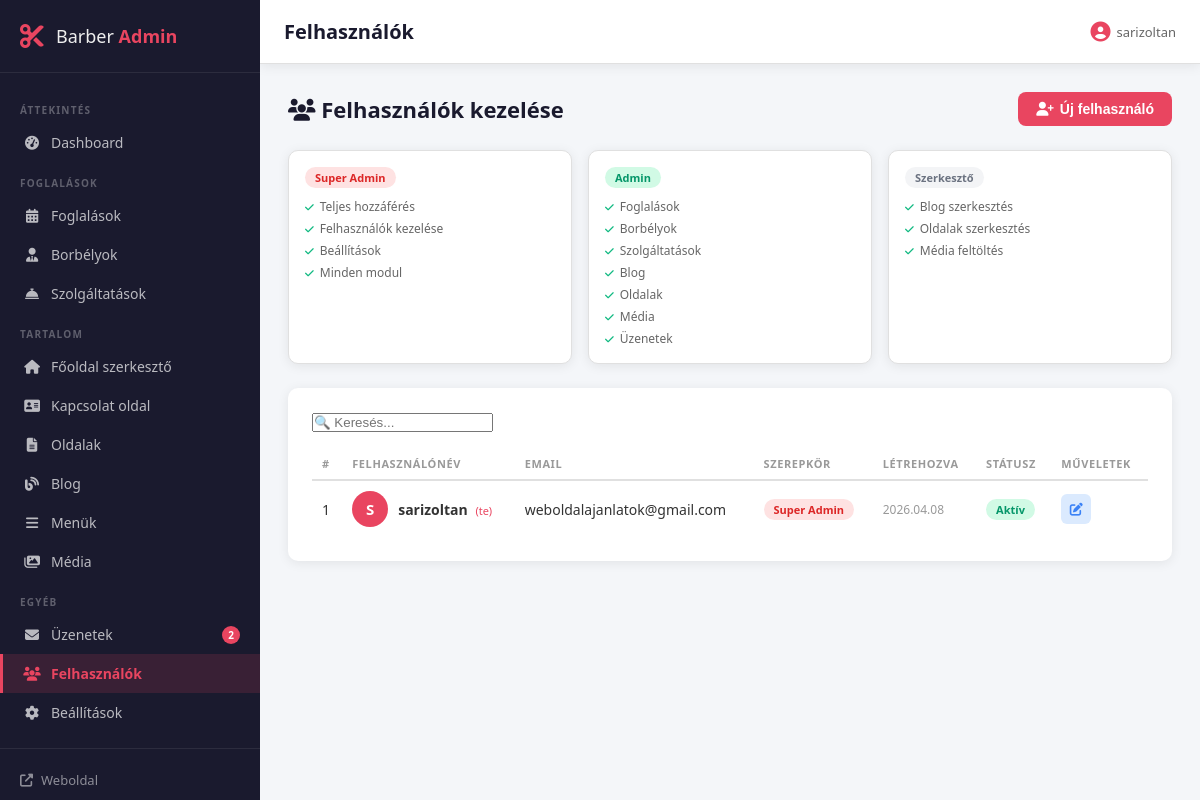
The page /admin/users.php (signed in) on the database its author committed.
### tables this page shows
CREATE TABLE `users` (
  `id` int(11) NOT NULL,
  `username` varchar(50) NOT NULL,
  `password_hash` varchar(255) NOT NULL,
  `email` varchar(100) DEFAULT NULL,
  `role` enum('superadmin','admin','editor') DEFAULT 'admin',
  `active` tinyint(1) NOT NULL DEFAULT 1,
  `created_at` timestamp NOT NULL DEFAULT current_timestamp()
);

### includes/auth.php (called while the page is built, shortened)
<?php
function current_admin(): array {
    return [
        'id'   => $_SESSION['admin_id']   ?? 0,
        'name' => $_SESSION['admin_name'] ?? '',
        'role' => $_SESSION['admin_role'] ?? '',
    ];
}

### includes/functions.php (called while the page is built, shortened)
<?php
function e(?string $str): string {
    return htmlspecialchars((string)($str ?? ''), ENT_QUOTES, 'UTF-8');
}

### admin/users.php (the view, shortened to what this page needs)
<?php
require_once '../includes/db.php';
require_once '../includes/auth.php';
require_once '../includes/functions.php';
$users = $pdo->query("SELECT * FROM users ORDER BY role ASC, username ASC")->fetchAll();
$role_labels = [
    'superadmin' => ['label' => 'Super Admin', 'color' => 'badge-cancelled'],
    'admin'      => ['label' => 'Admin',       'color' => 'badge-confirmed'],
    'editor'     => ['label' => 'Szerkesztő',  'color' => 'badge-draft'],
];
$role_permissions = [
    'superadmin' => ['Teljes hozzáférés', 'Felhasználók kezelése', 'Beállítások', 'Minden modul'],
    'admin'      => ['Foglalások', 'Borbélyok', 'Szolgáltatások', 'Blog', 'Oldalak', 'Média', 'Üzenetek'],
    'editor'     => ['Blog szerkesztés', 'Oldalak szerkesztés', 'Média feltöltés'],
];
$page_title = 'Felhasználók';
require_once 'partials/header.php';
?>
<div class="page-header">
    <h2><i class="fas fa-users"></i> Felhasználók kezelése</h2>
    <button class="btn btn-primary" onclick="openUserModal()">
        <i class="fas fa-user-plus"></i> Új felhasználó
    </button>
</div>
<div class="role-info-grid">
    <?php foreach ($role_permissions as $role => $perms): ?>
    <div class="role-info-card">
        <div class="role-info-header">
            <span class="badge <?= $role_labels[$role]['color'] ?>">
                <?= $role_labels[$role]['label'] ?>
            </span>
        </div>
        <ul class="role-perm-list">
            <?php foreach ($perms as $perm): ?>
                <li><i class="fas fa-check"></i> <?= $perm ?></li>
            <?php endforeach; ?>
        </ul>
    </div>
    <?php endforeach; ?>
</div>
<div class="card">
    <div style="margin-bottom:16px;">
        <input type="text" id="tableSearch" placeholder="🔍 Keresés..." style="max-width:300px;">
    </div>
    <table class="admin-table">
        <thead>
            <tr>
                <th>#</th>
                <th>Felhasználónév</th>
                <th>Email</th>
                <th>Szerepkör</th>
                <th>Létrehozva</th>
                <th>Státusz</th>
                <th>Műveletek</th>
            </tr>
        </thead>
        <tbody>
            <?php foreach ($users as $u): ?>
            <tr>
                <td><?= $u['id'] ?></td>
                <td>
                    <div style="display:flex;align-items:center;gap:10px;">
                        <div class="user-avatar">
                            <?= strtoupper(substr($u['username'], 0, 1)) ?>
                        </div>
                        <div>
                            <strong><?= e($u['username']) ?></strong>
                            <?php if ($u['id'] == current_admin()['id']): ?>
                                <span style="font-size:11px;color:var(--accent);margin-left:4px;">(te)</span>
                            <?php endif; ?>
                        </div>
                    </div>
                </td>
                <td><?= e($u['email']) ?></td>
                <td>
                    <span class="badge <?= $role_labels[$u['role']]['color'] ?? 'badge-draft' ?>">
                        <?= $role_labels[$u['role']]['label'] ?? $u['role'] ?>
                    </span>
                </td>
                <td style="font-size:12px;color:var(--text-muted);">
                    <?= date('Y.m.d', strtotime($u['created_at'])) ?>
                </td>
                <td>
                    <?php if ($u['id'] != current_admin()['id']): ?>
                    <a href="users.php?toggle=<?= $u['id'] ?>&csrf_token=<?= csrf_token() ?>"
                       class="badge <?= ($u['active'] ?? 1) ? 'badge-confirmed' : 'badge-cancelled' ?>"
                       style="cursor:pointer;text-decoration:none;">
                        <?= ($u['active'] ?? 1) ? 'Aktív' : 'Inaktív' ?>
                    </a>
                    <?php else: ?>
                    <span class="badge badge-confirmed">Aktív</span>
                    <?php endif; ?>
                </td>
                <td>
                    <div class="table-actions">
                        <button class="action-btn edit" title="Szerkesztés"
                            onclick="openUserModal(<?= htmlspecialchars(json_encode($u), ENT_QUOTES) ?>)">
                            <i class="fas fa-edit"></i>
                        </button>
                    </div>
                </td>
            </tr>
            <?php endforeach; ?>
        </tbody>
    </table>
</div>
<?php require_once 'partials/footer.php'; ?>

### admin/partials/header.php (shortened to what this page needs)
<!DOCTYPE html>
<html lang="hu">
<head>
    <link rel="stylesheet" href="<?= BASE_URL ?>/admin/assets/css/admin.css">
    <link rel="stylesheet" href="https://cdnjs.cloudflare.com/ajax/libs/font-awesome/6.5.0/css/all.min.css">
</head>
<body class="admin-body">
<aside class="sidebar" id="sidebar">
    <div class="sidebar-logo">
        <i class="fas fa-cut"></i>
        <span>Barber <strong>Admin</strong></span>
    </div>
    <nav class="sidebar-nav">
        <ul>
            <li class="nav-section">Áttekintés</li>
            <li>
                <a href="<?= BASE_URL ?>/admin/index.php"
                   class="<?= basename($_SERVER['PHP_SELF']) === 'index.php' ? 'active' : '' ?>">
                    <i class="fas fa-tachometer-alt"></i> Dashboard
                </a>
            </li>
            <li class="nav-section">Foglalások</li>
            <li>
                <a href="<?= BASE_URL ?>/admin/bookings.php"
                   class="<?= basename($_SERVER['PHP_SELF']) === 'bookings.php' ? 'active' : '' ?>">
                    <i class="fas fa-calendar-alt"></i> Foglalások
                </a>
            </li>
            <li>
                <a href="<?= BASE_URL ?>/admin/staff.php"
                   class="<?= basename($_SERVER['PHP_SELF']) === 'staff.php' ? 'active' : '' ?>">
                    <i class="fas fa-user-tie"></i> Borbélyok
                </a>
            </li>
            <li>
                <a href="<?= BASE_URL ?>/admin/services.php"
                   class="<?= basename($_SERVER['PHP_SELF']) === 'services.php' ? 'active' : '' ?>">
                    <i class="fas fa-concierge-bell"></i> Szolgáltatások
                </a>
            </li>
            <li class="nav-section">Tartalom</li>
            <li>
                <a href="<?= BASE_URL ?>/admin/homepage.php"
                   class="<?= basename($_SERVER['PHP_SELF']) === 'homepage.php' ? 'active' : '' ?>">
                    <i class="fas fa-home"></i> Főoldal szerkesztő
                </a>
            </li>
            <li>
                <a href="<?= BASE_URL ?>/admin/contact.php"
                   class="<?= basename($_SERVER['PHP_SELF']) === 'contact.php' ? 'active' : '' ?>">
                    <i class="fas fa-address-card"></i> Kapcsolat oldal
                </a>
            </li>
            <li>
                <a href="<?= BASE_URL ?>/admin/pages.php"
                   class="<?= basename($_SERVER['PHP_SELF']) === 'pages.php' ? 'active' : '' ?>">
                    <i class="fas fa-file-alt"></i> Oldalak
                </a>
            </li>
            <li>
                <a href="<?= BASE_URL ?>/admin/posts.php"
                   class="<?= basename($_SERVER['PHP_SELF']) === 'posts.php' ? 'active' : '' ?>">
                    <i class="fas fa-blog"></i> Blog
                </a>
            </li>
            <li>
                <a href="<?= BASE_URL ?>/admin/menus.php"
                   class="<?= basename($_SERVER['PHP_SELF']) === 'menus.php' ? 'active' : '' ?>">
                    <i class="fas fa-bars"></i> Menük
                </a>
            </li>
            <li>
                <a href="<?= BASE_URL ?>/admin/media.php"
                   class="<?= basename($_SERVER['PHP_SELF']) === 'media.php' ? 'active' : '' ?>">
                    <i class="fas fa-images"></i> Média
                </a>
            </li>
            <li class="nav-section">Egyéb</li>
            <li>
                <a href="<?= BASE_URL ?>/admin/messages.php"
                   class="<?= basename($_SERVER['PHP_SELF']) === 'messages.php' ? 'active' : '' ?>">
                    <i class="fas fa-envelope"></i> Üzenetek
                    <?php
                    $new_msg = $pdo->query("SELECT COUNT(*) FROM contact_messages WHERE status='new'")->fetchColumn();
                    if ($new_msg > 0): ?>
                        <span class="badge-count"><?= $new_msg ?></span>
                    <?php endif; ?>
                </a>
            </li>
            <?php if (current_admin()['role'] === 'superadmin'): ?>
            <li>
                <a href="<?= BASE_URL ?>/admin/users.php"
                   class="<?= basename($_SERVER['PHP_SELF']) === 'users.php' ? 'active' : '' ?>">
                    <i class="fas fa-users"></i> Felhasználók
                </a>
            </li>
            <?php endif; ?>
            <li>
                <a href="<?= BASE_URL ?>/admin/settings.php"
                   class="<?= basename($_SERVER['PHP_SELF']) === 'settings.php' ? 'active' : '' ?>">
                    <i class="fas fa-cog"></i> Beállítások
                </a>
            </li>
        </ul>
    </nav>
    <div class="sidebar-footer">
        <a href="<?= BASE_URL ?>" target="_blank">
            <i class="fas fa-external-link-alt"></i> Weboldal
        </a>
    </div>
</aside>
<div class="admin-main">
    <header class="admin-topbar">
        <h2 class="page-title"><?= e($page_title ?? 'Admin') ?></h2>
        <div class="topbar-right">
            <span class="admin-user">
                <i class="fas fa-user-circle"></i>
                <?= e(current_admin()['name']) ?>
            </span>
        </div>
    </header>
    <main class="admin-content">

### admin/users.php (style rules this page uses)
.role-info-grid { display:grid; grid-template-columns:repeat(3,1fr); gap:16px; margin-bottom:24px; }
.role-info-card { background:var(--white); border-radius:var(--radius); border:1px solid var(--border); padding:16px; box-shadow:var(--shadow); }
.role-info-header { margin-bottom:10px; }
.role-perm-list { list-style:none; display:flex; flex-direction:column; gap:5px; }
.role-perm-list li { font-size:12px; color:var(--text-light); display:flex; align-items:center; gap:6px; }
.role-perm-list li i { color:var(--green); font-size:10px; }
.user-avatar { width:36px; height:36px; border-radius:50%; background:var(--accent); color:#fff; display:flex; align-items:center; justify-content:center; font-weight:700; font-size:15px; flex-shrink:0; }

### rows shown on the page
users: username "sarizoltan", id "1", username "S", shows "(te)", email "weboldalajanlatok@gmail.com", role "Super Admin", created_at "2026.04.08", shows "Aktív"

### other values the page prints
$new_msg "2"
$page_title "Felhasználók"
$role_labels[$role]['label'] "Super Admin"
$perm "Teljes hozzáférés"
$perm "Felhasználók kezelése"
$perm "Beállítások"
$perm "Minden modul"
$role_labels[$role]['label'] "Admin"
$perm "Foglalások"
$perm "Borbélyok"
$perm "Szolgáltatások"
$perm "Blog"
$perm "Oldalak"
$perm "Média"
$perm "Üzenetek"
